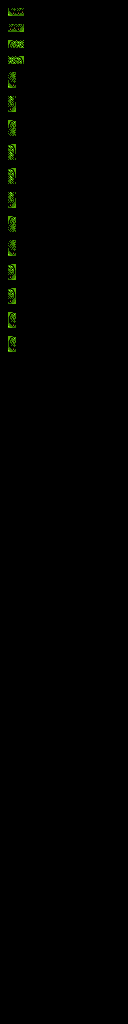

This game map was drawn from its Tiled (.tmx) file and the tilesets committed beside it. A one-line description and the trimmed map source follow:
An orthogonal 16x128 tile map with 8x8 px tiles, 2 tile layers (input1_automapping-output, output_automapping-output), 1 hidden layer not drawn, 2 tilesets.

<map version="1.2" tiledversion="1.2.4" orientation="orthogonal" renderorder="left-up" width="16" height="128" tilewidth="8" tileheight="8" infinite="0" nextlayerid="4" nextobjectid="1">
 <tileset firstgid="1" source="../tilesets/overworld-tileset.tsx" />
 <tileset firstgid="641" source="../tilesets/overworld-automapping-input_tiles.tsx" />
 <layer id="1" name="regions" width="16" height="128" visible="0">
  <data>[2048 cells, 32 non-empty, 2 distinct tile ids]</data>
 </layer>
 <layer id="2" name="input1_automapping-output" width="16" height="128">
  <data>[2048 cells, 32 non-empty, 8 distinct tile ids]</data>
 </layer>
 <layer id="3" name="output_automapping-output" width="16" height="128">
  <data>[2048 cells, 16 non-empty, 4 distinct tile ids]</data>
 </layer>
</map>
